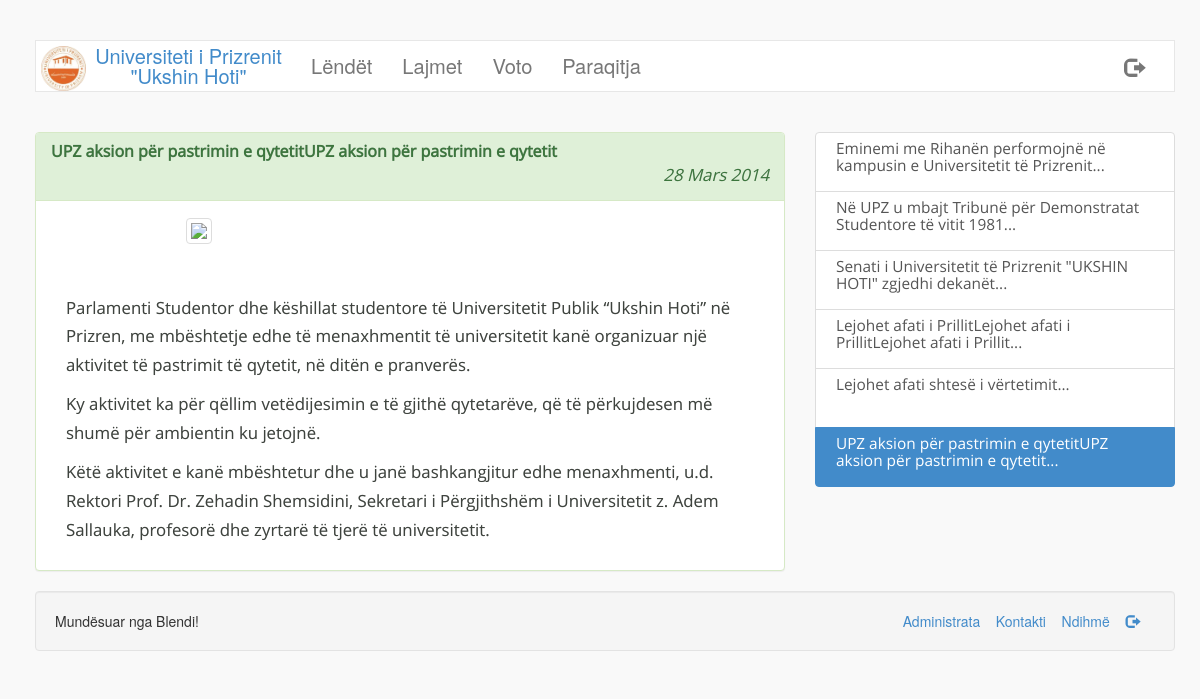
Page /lajmi.php?id=22 on the committed database.
### tables this page shows
CREATE TABLE IF NOT EXISTS `page_info` (
  `title` varchar(256) NOT NULL,
  `footer` varchar(256) NOT NULL,
  `activated` tinyint(1) NOT NULL,
  `logo` varchar(256) NOT NULL,
  `vleresimi` tinyint(4) NOT NULL
);

CREATE TABLE IF NOT EXISTS `navbar` (
  `ID` int(11) NOT NULL AUTO_INCREMENT,
  `emri` varchar(250) NOT NULL,
  `link` varchar(250) NOT NULL,
  `enabled` tinyint(1) NOT NULL,
  PRIMARY KEY (`ID`)
);

CREATE TABLE IF NOT EXISTS `lajmet` (
  `id` int(11) NOT NULL AUTO_INCREMENT,
  `titulli` varchar(256) NOT NULL,
  `body` text NOT NULL,
  `data` datetime NOT NULL,
  `foto` varchar(256) NOT NULL,
  PRIMARY KEY (`id`)
);

CREATE TABLE IF NOT EXISTS `footer` (
  `1` int(11) NOT NULL AUTO_INCREMENT,
  `emri` varchar(250) NOT NULL,
  `link` varchar(250) NOT NULL,
  `enabled` tinyint(1) NOT NULL,
  PRIMARY KEY (`1`)
);

### classes/lajmi.class.php (called while the page is built, shortened)
<?php
class Lajmi{
	private $id=0;
	private $titulli = "panjohur";
	private $body = "panjohur";
	private $data = "0000-00-00";
	private $foto = "img/fakultet/lajme/default.png";
	function __construct($id){
		global $lidhja;
		$lajmQuery = $lidhja->query("SELECT id,titulli,body,data,foto FROM lajmet WHERE id=$id");
		if($lajmQuery->num_rows == 1){
			$lajmi = $lajmQuery->fetch_assoc();
			$this->id= $lajmi['id'];
			$this->titulli = $lajmi['titulli'];
			$this->body = $lajmi['body'];
			$this->data = $lajmi['data'];
			if(file_exists($lajmi['foto'])){
				$this->foto = $lajmi['foto'];
			}
			else{
				$this->foto = 'http://www.transportenvironment.org/sites/te/files/styles/large/public/defaults/news_default.png';
			}
		}
	}
	function getID(){
		return $this->id;
	}
	function getTitulli(){
		return utf8_encode($this->titulli);
	}
	function getBody(){
		return utf8_encode($this->body);
	}
	function getData(){
		return $this->data;
	}
	function getFoto(){
		return $this->foto;
	}
}
?>

### includes/funksionet.php (called while the page is built, shortened)
<?php
	function rregulloDaten($d){
		$viti = date("Y", strtotime($d));
		$muaji = date("m", strtotime($d));
		$dita = date("d", strtotime($d));
		if($muaji == 1){
			$data = $dita . " Janar " . $viti;
		}
		elseif($muaji == 2){
			$data = $dita . " Shkurt " . $viti;
		}
		elseif($muaji == 3){
			$data = $dita . " Mars " . $viti;
		}
		elseif($muaji == 4){
			$data = $dita . " Prill " . $viti;
		}
		elseif($muaji == 5){
			$data = $dita . " Maj " . $viti;
		}
		elseif($muaji == 6){
			$data = $dita . " Qershor " . $viti;
		}
		elseif($muaji == 7){
			$data = $dita . " Korrik " . $viti;
		}
		elseif($muaji == 8){
			$data = $dita . " Gusht " . $viti;
		}
		elseif($muaji == 9){
			$data = $dita . " Shtator " . $viti;
		}
		elseif($muaji == 10){
			$data = $dita . " Tetor " . $viti;
		}
		elseif($muaji == 11){
			$data = $dita . " N&euml;ntor " . $viti;
		}
		elseif($muaji == 12){
			$data = $dita . " Dhjetor " . $viti;
		}
		return $data;
	}
?>

### lajmi.php (the view, shortened to what this page needs)
<?php
	include('includes/config.php');
	if(!empty($_GET['id']) && $_GET['id']>0){
		$id = $lidhja->real_escape_string($_GET['id']);
		$lajmi = new Lajmi($id);
		$page = new Page();
	}
	else{
		header('Location: index.php?faqja=lajmet');
		die();
	}
?>
<!DOCTYPE html>
<html lang="en">
  <head>
    <link href="css/bootstrap.css" rel="stylesheet">
    <link href="css/style.css" rel="stylesheet">
  </head>
  <body>
  <br/>
  <div class="container">
  	<nav class="navbar navbar-default" role="navigation">
	  <div class="container-fluid">
	    <div class="navbar-header">
	      <a class="navbar-brand" href="index.php"><img src="<?php echo $page->getLogo(); ?>"/><?php echo $page->getTitle(); ?></a>
	    </div>
	    <div class="collapse navbar-collapse" id="bs-example-navbar-collapse-1">
	      <ul class="nav navbar-nav">
	     	<?php $page->headerNavbar(); ?>
	      </ul>
		  	<ul class="nav navbar-nav navbar-right">
				<li><a href="logout.php" class="glyphicon glyphicon-log-out"></a></li>
			</ul>
	    </div>
	  </div>
	</nav>
	</div>
    <div class="container">
		<div class="clearfix"></div><br/>
		<div class="row">
			<div class="col-md-8 lajmi">
				<div class="panel panel-success">
					<div class="panel-heading">
						<h3 class="panel-title"><strong><?php echo $lajmi->getTitulli(); ?></strong></h3>
						<p class="text-right" style="margin-bottom:0px;"><em><?php echo rregulloDaten($lajmi->getData()); ?></em></p>
					</div>
					<div class="panel-body">
					<?php
						if($lajmi->getFoto()){
							echo '<div class="col-md-8 col-md-offset-2"><img src="'.$lajmi->getFoto().'" class="img-responsive img-rounded img-thumbnail"/><p><br/></p></div>';
							echo '<div class="col-md-12"><p>'.html_entity_decode($lajmi->getBody()).'</p></div>';
						}
						else{
							echo '<div class="col-md-12"><p>'.html_entity_decode($lajmi->getBody()).'</p></div>';
						}
					?>
					</div>
				</div>
			</div>
			<div class="col-md-4">
				<?php
					$lajmet = $lidhja->query("SELECT id FROM lajmet ORDER BY data DESC LIMIT 10");
					if($lajmet->num_rows){
						echo '<div class="list-group" id="lajmetShtese">';
						foreach($lajmet as $l){
							$lajmi2 = new Lajmi($l['id']);
							if($lajmi->getID() == $lajmi2->getID()){
								echo '<a href="lajmi.php?id='.$lajmi2->getID().'" class="list-group-item active">'.substr($lajmi2->getTitulli(), 0,100).'...</a>';
							}
							else{
								echo '<a href="lajmi.php?id='.$lajmi2->getID().'" class="list-group-item">'.substr($lajmi2->getTitulli(), 0,100).'...</a>';
							}
						}
						echo '</div>';
					}
				?>
			</div>
		</div>
		<div class="well well-md text-left">
			<span><?php echo $page->getFooter(); ?></span>
			<span class="pull-right">
				<?php $page->footerLinks(); ?>
			</span>
		</div>
    </div>
  </body>
</html>

### classes/page.class.php (shortened to what this page needs)
<?php
class Page{
	private $title = "Titulli faqes";
	private $footer = "Copyright 2014";
	private $logoLink = "panjohur";
	function __construct(){
		global $lidhja;
		$pageQuery = $lidhja->query('SELECT title,footer,activated,logo,vleresimi FROM page_info');
		if($pageQuery->num_rows == 1){
			$pageInfo = $pageQuery->fetch_assoc();
		}
		$this->title = $pageInfo['title'];
		$this->footer = $pageInfo['footer'];
		$this->logoLink = $pageInfo['logo'];
	}
	function getTitle(){
		return html_entity_decode($this->title);
	}
	function getLogo(){
		return $this->logoLink;
	}
	function getFooter(){
		return html_entity_decode($this->footer);
	}
	function headerNavbar(){
		global $lidhja;
		$navQuery = $lidhja->query("SELECT * FROM navbar WHERE enabled=1");
		if($navQuery->num_rows > 0){
			foreach($navQuery as $nav){
				echo '<li><a href="index.php?faqja='.$nav['link'].'" class="text-primary">'.html_entity_decode($nav['emri']).'</a></li>';
			}
		}
		else{
			return FALSE;
		}
	}
	function footerLinks(){
		global $lidhja;
		$footerLinksQuery = $lidhja->query("SELECT * FROM footer WHERE enabled=1");
		if($footerLinksQuery->num_rows > 0){
			foreach ($footerLinksQuery as $foo){
				if("dil" == strtolower($foo['emri'])){
					echo '<a href="'.$foo['link'].'"><span class="glyphicon glyphicon-log-out"></span></a> &nbsp;&nbsp;&nbsp;';
				}
				else{
					echo '<a href="'.$foo['link'].'">'.$foo['emri'].'</a> &nbsp;&nbsp;&nbsp;';
				}
			}
		}
		else{
			echo '';
		}
	}
}
?>

### css/style.css (style rules this page uses)
body { background-color: #f9f9f9; margin:20px; }
.navbar { border-radius: 0; }
.navbar-brand img { max-width: 18%; float:left; }
.navbar-default { background-color: #fff; }
.navbar-nav li > a { text-align: center; font-size: 1.4375em; -webkit-font-smoothing: antialiased; }
.navbar-default .navbar-brand { max-width:260px; color:#428bca; font-size: 20px; margin:0; padding:5px 5px; text-align: center; }
.lajmi { font: 120%/1.725 'Open Sans', sans-serif; color: #3e433e; text-shadow: 0px 0px 0px #C7C7C7; }
#lajmetShtese { color:#3e433e; }
#lajmetShtese .list-group-item { height:60px; padding: 7px 20px; font: 110%/1.125 'Open Sans', sans-serif; }

### rows in the picture
page_info: logo (picture), title "Universiteti i Prizrenit \"Ukshin Hoti\"", footer "Mundësuar nga Blendi!"
navbar: emri "Lëndët"
navbar: emri "Lajmet"
navbar: emri "Voto"
navbar: emri "Paraqitja"
lajmet: titulli "UPZ aksion për pastrimin e qytetitUPZ aksion për pastrimin e qytetit", data "28 Mars 2014", body "Parlamenti Studentor dhe këshillat studentore të Universitetit Publik “Ukshin Hoti” në Prizren, me mbështetje edhe të menaxhmentit të universitetit kanë organizuar një aktivitet të pastrimit të qytetit, në ditën e pranverës. Ky aktivitet ka për qëllim vetëdijesimin e të gjithë qytetarëve, që të përkujdesen më shumë për ambientin ku jetojnë. Këtë aktivitet e kanë mbështetur dhe u janë bashkangjitur edhe menaxhmenti, u.d. Rektori Prof. Dr. Zehadin Shemsidini, Sekretari i Përgjithshëm i Universitetit z. Adem Sallauka, profesorë dhe zyrtarë të tjerë të universitetit."
lajmet: titulli "Eminemi me Rihanën performojnë në kampusin e Universitetit të Prizrenit"
lajmet: titulli "Në UPZ u mbajt Tribunë për Demonstratat Studentore të vitit 1981"
lajmet: titulli "Senati i Universitetit të Prizrenit \"UKSHIN HOTI\" zgjedhi dekanët"
lajmet: titulli "Lejohet afati i PrillitLejohet afati i PrillitLejohet afati i Prillit"
lajmet: titulli "Lejohet afati shtesë i vërtetimit"
footer: emri "Administrata"
footer: emri "Kontakti"
footer: emri "Ndihmë"
